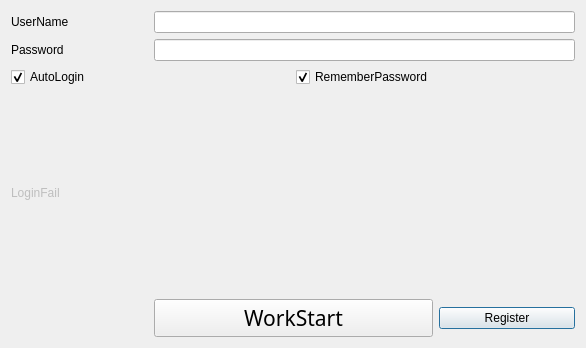
<?xml version="1.0" encoding="UTF-8"?>
<ui version="4.0">
 <class>OBSBasicLogin</class>
 <widget class="QDialog" name="OBSBasicLogin">
  <property name="geometry">
   <rect>
    <x>0</x>
    <y>0</y>
    <width>586</width>
    <height>348</height>
   </rect>
  </property>
  <property name="minimumSize">
   <size>
    <width>0</width>
    <height>0</height>
   </size>
  </property>
  <property name="windowTitle">
   <string>login</string>
  </property>
  <property name="windowIcon">
   <iconset>
    <normaloff>images/obs.png</normaloff>images/obs.png</iconset>
  </property>
  <property name="autoFillBackground">
   <bool>true</bool>
  </property>
  <property name="styleSheet">
   <string notr="true"/>
  </property>
  <property name="modal">
   <bool>true</bool>
  </property>
  <layout class="QGridLayout" name="gridLayout">
   <item row="1" column="1" colspan="3">
    <widget class="QLineEdit" name="edtPassword">
     <property name="echoMode">
      <enum>QLineEdit::PasswordEchoOnEdit</enum>
     </property>
    </widget>
   </item>
   <item row="1" column="0">
    <widget class="QLabel" name="lblPassword">
     <property name="text">
      <string>Password</string>
     </property>
    </widget>
   </item>
   <item row="0" column="0">
    <widget class="QLabel" name="lblUserName">
     <property name="text">
      <string>UserName</string>
     </property>
    </widget>
   </item>
   <item row="0" column="1" colspan="3">
    <widget class="QLineEdit" name="edtUserName"/>
   </item>
   <item row="4" column="0">
    <widget class="QLabel" name="lblErrorInfo">
     <property name="enabled">
      <bool>false</bool>
     </property>
     <property name="styleSheet">
      <string notr="true"/>
     </property>
     <property name="text">
      <string>LoginFail</string>
     </property>
    </widget>
   </item>
   <item row="2" column="2" colspan="2">
    <widget class="QCheckBox" name="cbxRememberPassword">
     <property name="text">
      <string>RememberPassword</string>
     </property>
     <property name="checked">
      <bool>true</bool>
     </property>
    </widget>
   </item>
   <item row="2" column="0" colspan="2">
    <widget class="QCheckBox" name="cbxAutoLogin">
     <property name="text">
      <string>AutoLogin</string>
     </property>
     <property name="checked">
      <bool>true</bool>
     </property>
    </widget>
   </item>
   <item row="8" column="3">
    <widget class="QPushButton" name="btnRegister">
     <property name="text">
      <string>Register</string>
     </property>
    </widget>
   </item>
   <item row="8" column="1" colspan="2">
    <widget class="QPushButton" name="btnLogin">
     <property name="font">
      <font>
       <family>Adobe Arabic</family>
       <pointsize>16</pointsize>
      </font>
     </property>
     <property name="text">
      <string>WorkStart</string>
     </property>
     <property name="autoRepeatDelay">
      <number>298</number>
     </property>
    </widget>
   </item>
  </layout>
 </widget>
 <tabstops>
  <tabstop>edtUserName</tabstop>
  <tabstop>edtPassword</tabstop>
  <tabstop>cbxRememberPassword</tabstop>
  <tabstop>cbxAutoLogin</tabstop>
  <tabstop>btnLogin</tabstop>
  <tabstop>btnRegister</tabstop>
 </tabstops>
 <resources/>
 <connections/>
</ui>
